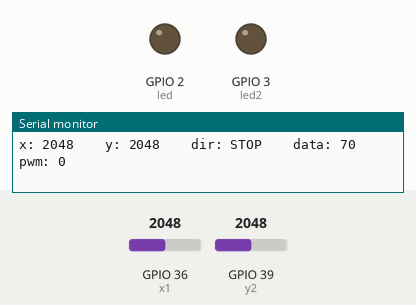
Recording of a sketch running on a simulated ESP32. Shown: output pins drawn as LEDs (lit = HIGH), the last lines printed to the serial monitor. The test bench sets the inputs (shaded band); at power-on: GPIO 36 (x1) = 2048, GPIO 39 (y2) = 2048. No radio packets arrive unless stated.

Above: at 1.2 s.
1.3 s: GPIO 36 (x1) set to 0
At 1.7 s:
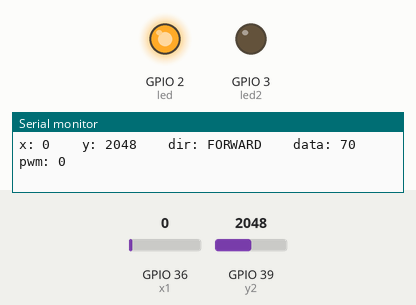
4.7 s: GPIO 36 (x1) set to 491
At 5.1 s:
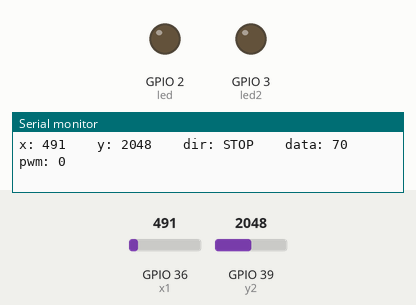
Timing chart, 0 to 7.7 s (numbered marks = the images above; inputs shaded):
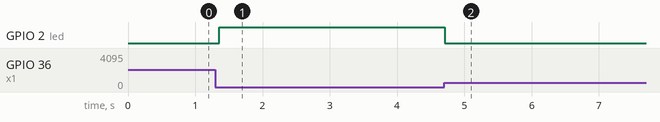

Measured:
- after the input at 1.3 s, GPIO 2 (led): LOW → HIGH after 0.05 s
- after the input at 4.7 s, GPIO 2 (led): HIGH → LOW at once

The sketch:

joystick_remote_controller.ino
```cpp
#include <WiFi.h>
#include <PubSubClient.h>
//#include <esp_now.h>
#include <WiFi.h>
#include <SPI.h>
#include <RH_NRF24.h>

RH_NRF24 nrf24;
//#include "BluetoothSerial.h"
/*
uint8_t broadcastAddress[] = {0xC0,0x49,0xEF,0xCB,0xA6,0x64};


esp_now_peer_info_t peerInfo;

void OnDataSent(const uint8_t *mac_addr, esp_now_send_status_t status) {
  //Serial.print("\t\t");
  //Serial.print("Last Packet Send Status: ");
  //Serial.print(status == ESP_NOW_SEND_SUCCESS ? "Delivery Success" : "Delivery Fail");
  //Serial.print("\t\t");
}
*/


String dir = "STOP";
uint8_t data[] = "FORWARD";

# define led 2
# define led2 3

# define x1 A0
# define y1 A1
//# define sw1 9

# define x2 A2
# define y2 A3
//# define sw2 10

//# define pot 27

//# define dir 4
//# define m1 3
int x;
int y;
int s;
int pwm;

void setup() {
  // put your setup code here, to run once:
  Serial.begin(115200);
/*
  WiFi.mode(WIFI_STA);

  // Initilize ESP-NOW
  if (esp_now_init() != ESP_OK) {
    //Serial.println("Error initializing ESP-NOW");
    return;
  }

  // Register the send callback
  esp_now_register_send_cb(OnDataSent);

  // Register peer
  memcpy(peerInfo.peer_addr, broadcastAddress, 6);
  peerInfo.channel = 0;
  peerInfo.encrypt = false;

  // Add peer
  if (esp_now_add_peer(&peerInfo) != ESP_OK){
    Serial.println("Failed to add peer");
    return;
  }

  setup_wifi();
  client.setServer(mqtt_server, 1883);
  client.setCallback(callback);
 */

  pinMode(led,OUTPUT);
  digitalWrite(led,LOW);
  pinMode(led2,OUTPUT);
  digitalWrite(led2,LOW);
  pinMode(x1,INPUT);
  pinMode(y1,INPUT);
//  pinMode(sw1,OUTPUT);
  pinMode(x2,INPUT);
  pinMode(y2,INPUT);
 // pinMode(sw2,OUTPUT);
 // digitalWrite(sw1,HIGH);
 // digitalWrite(sw2,HIGH);
 // pinMode(m1,OUTPUT);
  //pinMode(pot,INPUT);
//  pinMode(dir,OUTPUT);


  while (!Serial)
    ; // wait for serial port to connect. Needed for Leonardo only
  if (!nrf24.init())
    Serial.println("init failed");
  // Defaults after init are 2.402 GHz (channel 2), 2Mbps, 0dBm
  if (!nrf24.setChannel(1))
    Serial.println("setChannel failed");
  if (!nrf24.setRF(RH_NRF24::DataRate2Mbps, RH_NRF24::TransmitPower0dBm))
    Serial.println("setRF failed");


}

void loop() {

  // put your main code here, to run repeatedly:
  x = analogRead(x1);
  y = analogRead(y2);
//  s = digitalRead(sw1);
//  pwm = analogRead(pot);
  //Serial.println(s);
  //Serial.println(y);
  if(x == 0 )
  {
    dir = "FORWARD";
    //client.publish("robot","FORWARD");
    //Serial.print("forward");

    //Serial.print("\t\t");

    digitalWrite(led,HIGH);
    uint8_t data[] = "FORWARD";
    nrf24.send(data, sizeof(data));

  }
  else if(x!=0 && x!=1023)
  {
    //client.publish("robot","STOP");
    digitalWrite(led,LOW);
    dir = "STOP";
    uint8_t data[] = "STOP";
    nrf24.send(data, sizeof(data));
  }

  if(x==1023)
  {
    //client.publish("robot","REVERSE");
    //Serial.print("reverse");
    dir = "REVERSE";
    //Serial.print("\t\t");

    digitalWrite(led2,HIGH);
    uint8_t data[] = "REVERSE";
    nrf24.send(data, sizeof(data));


  }
  else if(x!=0 && x!=1023)
  {
    digitalWrite(led2,LOW);
    dir = "STOP";
    uint8_t data[] = "STOP";
    nrf24.send(data, sizeof(data));
  }

  if(y == 0)
  {
    //Serial.print("right");
    dir = "RIGHT";
    //Serial.print("\t\t");
    //client.publish("bot1","RIGHT");
  }

  if(y == 1023)
  {
    //Serial.print("left");
    dir = "LEFT";
    //Serial.print("\t\t");
    //client.publish("bot1","LEFT");
  }

  Serial.print("x: ");
  Serial.print(x);
  Serial.print("\t\t");

  Serial.print("y: ");
  Serial.print(y);
  Serial.print("\t\t");

  Serial.print("dir: ");
  Serial.print(dir);
  Serial.print("\t\t");


  //Serial.println("Sending to nrf24_server");
  // Send a message to nrf24_server


  nrf24.waitPacketSent();
  // Now wait for a reply
  uint8_t buf[RH_NRF24_MAX_MESSAGE_LEN];
  uint8_t len = sizeof(buf);

  Serial.print("data: ");
  Serial.print(*data);
  Serial.print("\t\t");

  Serial.print("pwm: ");
  Serial.println(pwm);
  //Serial.print("\t\t");


 /*
  esp_err_t result = esp_now_send(broadcastAddress, (uint8_t *) &dir, sizeof(dir));

  if (result == ESP_OK) {
    //Serial.print("Sending confirmed");
  }
  else {
    //Serial.print("Sending error");
  }
  //Serial.print("\t\t");

  //Serial.println(dir);
  */


}
```
